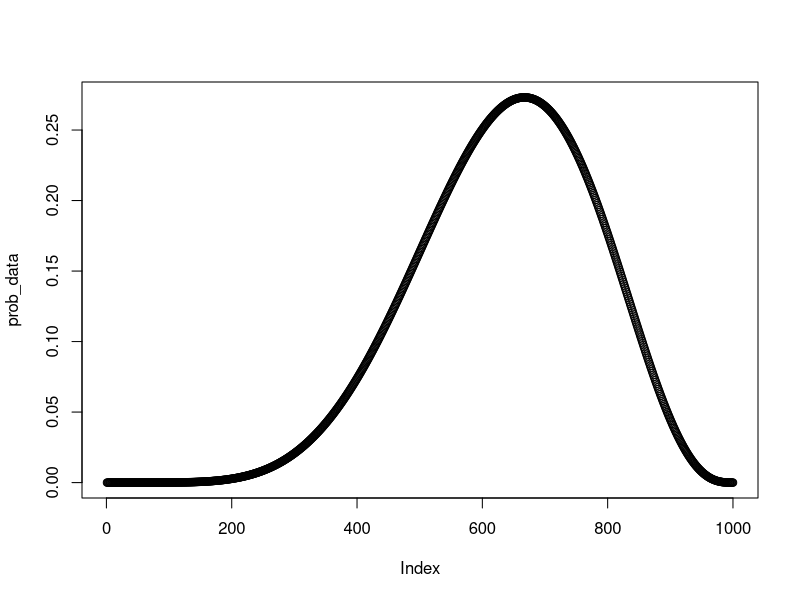
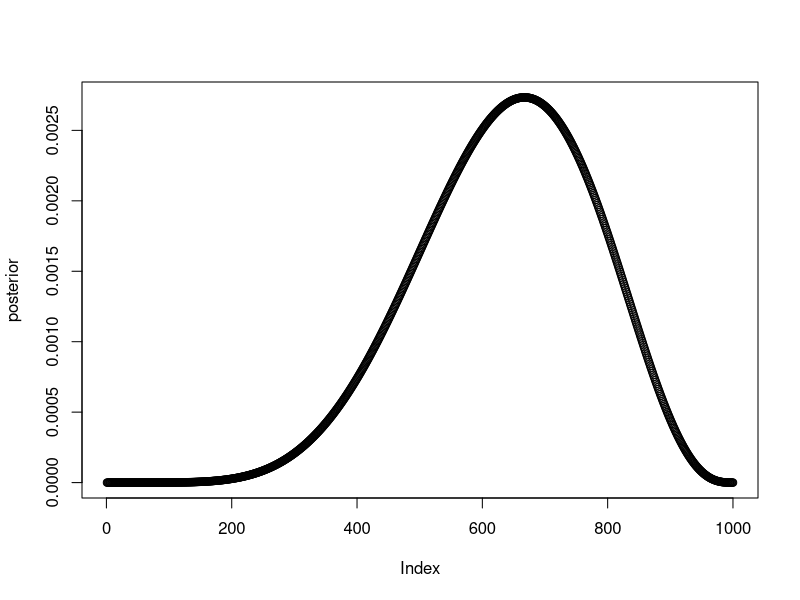

These figures' R source, in order: (Note: this script raises an error after producing the figures.)
## ---- chunk 1
# Grid approximization


p_grid <- seq(0, 1, length.out = 1000) # define the grid
prob_p <- rep(1,1000) # define prior probability
prob_data <- dbinom(6, size = 9, prob = p_grid) 
posterior <- prob_data * prob_p # gives the curve the shape
posterior <- posterior / sum(posterior) # standardize it

plot(prob_data)
plot(posterior)
## ---- chunk 2
# 50% percentile interval
PI(samples, prob = 0.5)

# 50% HDPI
HDPI(samples, prob = 0.5)
## ---- chunk 3
nw <- rbinom(1e4, size = 9, prob = samples)
## ---- chunk 4
## 2.2 Building a model

# globe tossing data in a tibble
# toss a globe, what does your finger land on water 'w' or land 'l'
e <- tibble(toss = c('w', 'w','w'))

## 2.2.2 Bayesian updating
y<- (e %>%
  mutate(n_trials = 1:3, # change trial number by toss # cumulative number of trials
         n_success = cumsum(toss == 'w'))) # cumulative number of successes

sequence_length <- 50

#View(y) to make sure you added those columns to the dataset 'e'
y %>%
  expand(nesting(n_trials, toss, n_success),
         p_water = seq(0, 1, length.out = sequence_length)) %>%
  group_by(p_water) %>%
  mutate(lagged_n_trials = lag(n_trials, k = 1),
         lagged_n_success = lag(n_success, k = 1)) %>%
  ungroup() %>%
  mutate(prior = ifelse(n_trials == 1, 0.5,
                        dbinom(x = lagged_n_success,
                               size = lagged_n_trials,
                               prob = p_water)),
         likelihood = dbinom(x = n_success,
                             size = n_trials, 
                             prob = p_water),
         strip = str_c('n = ', n_trials)) %>%
  
  # normalize the prior and the likelihood,
  # putting them both in a probability metric
  group_by(n_trials) %>%
  mutate(prior = prior / sum(prior),
         likelihood = likelihood / sum(likelihood)) %>%
  # plot
  ggplot(aes(x = p_water)) +
  geom_line(aes(y = prior), linetype = 2) +
  geom_line(aes(y = likelihood)) +
  scale_x_continuous('proportion water', breaks = c(0, 0.5, 1)) +
  scale_y_continuous('plausibility', breaks = NULL) +
  theme(panel.grid = element_blank()) +
  facet_wrap(~strip, scales = 'free_y') 
## ---- chunk 5
f <- tibble(toss = c('w', 'w','w','l'))


y<- (f %>%
  mutate(n_trials = 1:4, # change trial number by toss #
         n_success = cumsum(toss == 'w')))

sequence_length <- 50
#View(y)
y %>%
  expand(nesting(n_trials, toss, n_success),
         p_water = seq(0, 1, length.out = sequence_length)) %>%
  group_by(p_water) %>%
  mutate(lagged_n_trials = lag(n_trials, k = 1),
         lagged_n_success = lag(n_success, k = 1)) %>%
  ungroup() %>%
  mutate(prior = ifelse(n_trials == 1, 0.5,
                        dbinom(x = lagged_n_success,
                               size = lagged_n_trials,
                               prob = p_water)),
         likelihood = dbinom(x = n_success,
                             size = n_trials, 
                             prob = p_water),
         strip = str_c('n = ', n_trials)) %>%
  group_by(n_trials) %>%
  mutate(prior = prior / sum(prior),
         likelihood = likelihood / sum(likelihood)) %>%
  
  ggplot(aes(x = p_water)) +
  geom_line(aes(y = prior), linetype = 2) +
  geom_line(aes(y = likelihood)) +
  scale_x_continuous('proportion water', breaks = c(0, 0.5, 1)) +
  scale_y_continuous('plausibility', breaks = NULL) +
  theme(panel.grid = element_blank()) +
  facet_wrap(~strip, scales = 'free_y')
## ---- chunk 6
g <- tibble(toss = c('l','w', 'w','l','w','w','w'))

y<- (g %>%
  mutate(n_trials = 1:7, # change trial number by toss #
         n_success = cumsum(toss == 'w')))

sequence_length <- 50
#View(y)
y %>%
  expand(nesting(n_trials, toss, n_success),
         p_water = seq(0, 1, length.out = sequence_length)) %>%
  group_by(p_water) %>%
  mutate(lagged_n_trials = lag(n_trials, k = 1),
         lagged_n_success = lag(n_success, k = 1)) %>%
  ungroup() %>%
  mutate(prior = ifelse(n_trials == 1, 0.5,
                        dbinom(x = lagged_n_success,
                               size = lagged_n_trials,
                               prob = p_water)),
         likelihood = dbinom(x = n_success,
                             size = n_trials, 
                             prob = p_water),
         strip = str_c('n = ', n_trials)) %>%
  group_by(n_trials) %>%
  mutate(prior = prior / sum(prior),
         likelihood = likelihood / sum(likelihood)) %>%
  
  ggplot(aes(x = p_water)) +
  geom_line(aes(y = prior), linetype = 2) +
  geom_line(aes(y = likelihood)) +
  scale_x_continuous('proportion water', breaks = c(0, 0.5, 1)) +
  scale_y_continuous('plausibility', breaks = NULL) +
  theme(panel.grid = element_blank()) +
  facet_wrap(~strip, scales = 'free_y')
## ---- chunk 7
dbinom(x = 6, size = 9, prob = 0.5)

# but let's change values of 'prob'

tibble(prob = seq(0, 1, by = 0.01)) %>%
  ggplot(aes(x = prob,
             y = dbinom(x = 6, size = 9, prob = prob))) +
  geom_line() +
  labs(x = 'probability',
       y = 'binomial likelihood') +
  theme(panel.grid = element_blank())
